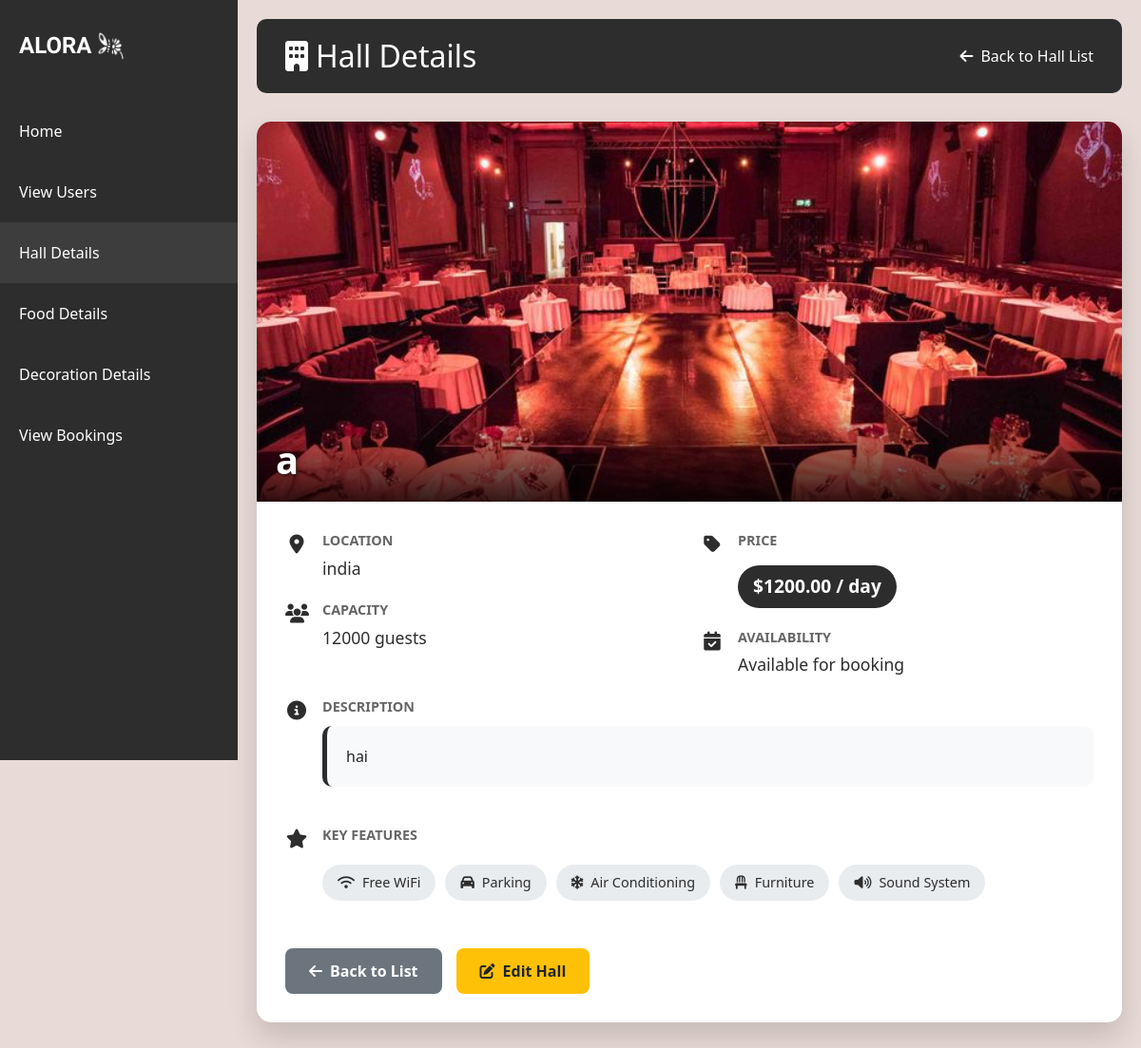
Before: /hall/4/ with the older database file.
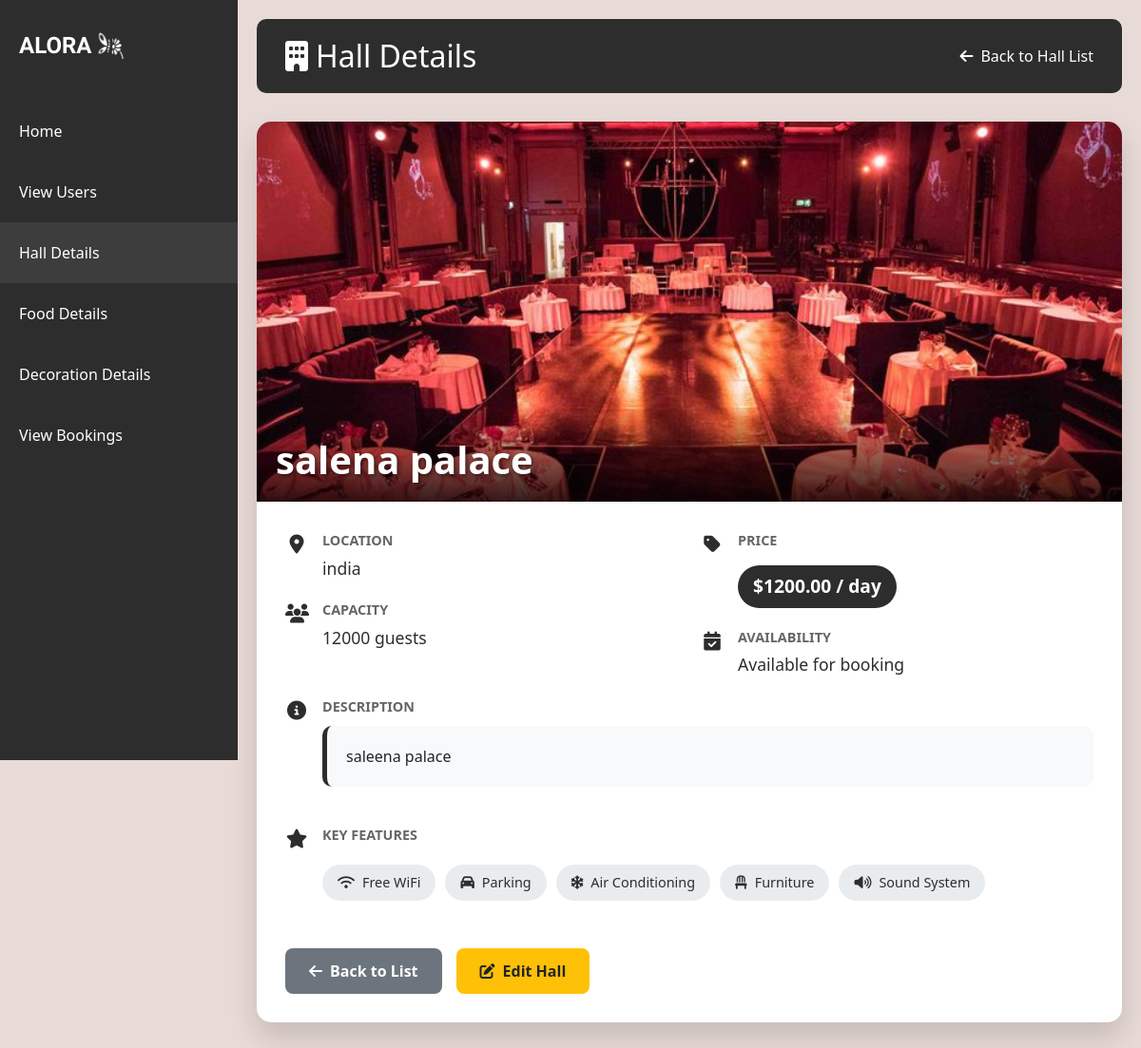
After: the same page with the newer database file.
### app/models.py (models this page shows)
class Halls(models.Model):
    hall_name=models.CharField(max_length=100)
    location=models.CharField(max_length=200)
    capacity=models.IntegerField()
    price_per_day=models.DecimalField(max_digits=10,decimal_places=2)
    photo_url=models.FileField()
    hall_description=models.TextField(null=True,blank=True)

### app/views.py (the view)
# urls.py: path('hall/<int:hall_id>/', views.hall_detail_view, name='hall_detail'),
def hall_detail_view(request, hall_id):
    hall = get_object_or_404(Halls, id=hall_id)
    return render(request, 'view_hall_detail.html', {'hall': hall})

### templates/view_hall_detail.html (shortened to what the changed rows need)
<!DOCTYPE html>
<html lang="en">
<head>
    {% load static %}
    <link href="https://cdn.jsdelivr.net/npm/bootstrap@5.3.0/dist/css/bootstrap.min.css" rel="stylesheet">
    <link rel="stylesheet" href="https://cdnjs.cloudflare.com/ajax/libs/font-awesome/6.4.0/css/all.min.css">
</head>
<body>
    <div class="main-content">
        <div class="page-title">
            <h2 class="mb-0"><i class="fas fa-building me-2"></i>Hall Details</h2>
        </div>
        <div class="hall-card">
            <div class="hall-image-container">
                <img src="{{ hall.photo_url.url }}" class="hall-image" alt="{{ hall.hall_name }}">
                <div class="hall-name-overlay">
                    <h1>{{ hall.hall_name }}</h1>
                </div>
            </div>
            <div class="hall-details">
                <div class="row">
                    <div class="col-md-6">
                        <div class="detail-item">
                            <div class="detail-content">
                                <div class="detail-label">Location</div>
                                <div class="detail-value">{{ hall.location }}</div>
                            </div>
                        </div>
                        <div class="detail-item">
                            <div class="detail-content">
                                <div class="detail-label">Capacity</div>
                                <div class="detail-value">{{ hall.capacity }} guests</div>
                            </div>
                        </div>
                    </div>
                    <div class="col-md-6">
                        <div class="detail-item">
                            <div class="detail-content">
                                <div class="detail-value">
                                    <div class="price-tag">${{ hall.price_per_day }} / day</div>
                                </div>
                            </div>
                        </div>
                    </div>
                </div>
                <div class="detail-item">
                    <div class="detail-content">
                        <div class="detail-label">Description</div>
                        <div class="description-box">
                            {{ hall.hall_description }}
                        </div>
                    </div>
                </div>
            </div>
        </div>
    </div>
</body>
</html>

Changed rows visible on the page:
changed Halls "india": hall_name "a" → "salena palace"; hall_description "hai" → "saleena palace"
